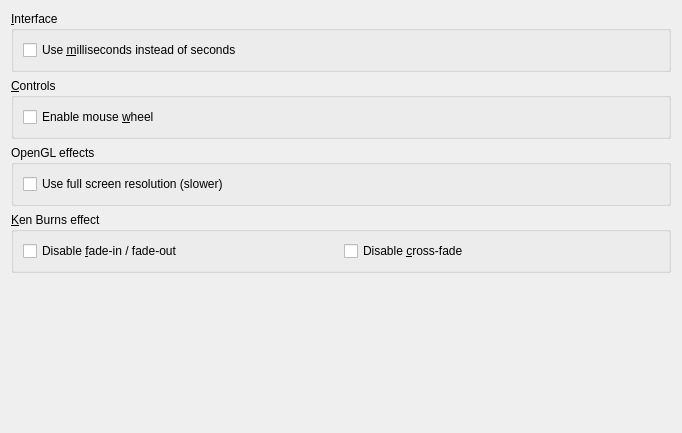
<?xml version="1.0" encoding="UTF-8"?>
<ui version="4.0">
 <class>PresentationAdvPage</class>
 <widget class="QWidget" name="PresentationAdvPage">
  <property name="geometry">
   <rect>
    <x>0</x>
    <y>0</y>
    <width>682</width>
    <height>433</height>
   </rect>
  </property>
  <layout class="QVBoxLayout" name="verticalLayout_4">
   <item>
    <widget class="QGroupBox" name="groupBox">
     <property name="sizePolicy">
      <sizepolicy hsizetype="MinimumExpanding" vsizetype="Minimum">
       <horstretch>0</horstretch>
       <verstretch>0</verstretch>
      </sizepolicy>
     </property>
     <property name="title">
      <string>&amp;Interface</string>
     </property>
     <layout class="QVBoxLayout" name="verticalLayout_2">
      <item>
       <widget class="QCheckBox" name="m_useMillisecondsCheckBox">
        <property name="sizePolicy">
         <sizepolicy hsizetype="MinimumExpanding" vsizetype="Fixed">
          <horstretch>0</horstretch>
          <verstretch>0</verstretch>
         </sizepolicy>
        </property>
        <property name="text">
         <string>Use &amp;milliseconds instead of seconds</string>
        </property>
       </widget>
      </item>
     </layout>
    </widget>
   </item>
   <item>
    <widget class="QGroupBox" name="groupBox_3">
     <property name="sizePolicy">
      <sizepolicy hsizetype="MinimumExpanding" vsizetype="Minimum">
       <horstretch>0</horstretch>
       <verstretch>0</verstretch>
      </sizepolicy>
     </property>
     <property name="title">
      <string>&amp;Controls</string>
     </property>
     <layout class="QVBoxLayout" name="verticalLayout">
      <item>
       <widget class="QCheckBox" name="m_enableMouseWheelCheckBox">
        <property name="sizePolicy">
         <sizepolicy hsizetype="MinimumExpanding" vsizetype="Fixed">
          <horstretch>0</horstretch>
          <verstretch>0</verstretch>
         </sizepolicy>
        </property>
        <property name="toolTip">
         <string>Enable mouse wheel to move between slides.</string>
        </property>
        <property name="text">
         <string>Enable mouse &amp;wheel </string>
        </property>
       </widget>
      </item>
     </layout>
    </widget>
   </item>
   <item>
    <widget class="QGroupBox" name="groupBox_4">
     <property name="title">
      <string>OpenGL effects</string>
     </property>
     <layout class="QVBoxLayout" name="verticalLayout_3">
      <item>
       <widget class="QCheckBox" name="m_openGlFullScale">
        <property name="text">
         <string>Use full screen resolution (slower)</string>
        </property>
       </widget>
      </item>
     </layout>
    </widget>
   </item>
   <item>
    <widget class="QGroupBox" name="groupBox_2">
     <property name="sizePolicy">
      <sizepolicy hsizetype="MinimumExpanding" vsizetype="Minimum">
       <horstretch>0</horstretch>
       <verstretch>0</verstretch>
      </sizepolicy>
     </property>
     <property name="title">
      <string>&amp;Ken Burns effect</string>
     </property>
     <layout class="QHBoxLayout" name="horizontalLayout_2">
      <item>
       <widget class="QCheckBox" name="m_kbDisableFadeCheckBox">
        <property name="sizePolicy">
         <sizepolicy hsizetype="MinimumExpanding" vsizetype="Minimum">
          <horstretch>0</horstretch>
          <verstretch>0</verstretch>
         </sizepolicy>
        </property>
        <property name="text">
         <string>Disable &amp;fade-in / fade-out</string>
        </property>
       </widget>
      </item>
      <item>
       <widget class="QCheckBox" name="m_kbDisableCrossfadeCheckBox">
        <property name="sizePolicy">
         <sizepolicy hsizetype="MinimumExpanding" vsizetype="Minimum">
          <horstretch>0</horstretch>
          <verstretch>0</verstretch>
         </sizepolicy>
        </property>
        <property name="text">
         <string>Disable &amp;cross-fade</string>
        </property>
       </widget>
      </item>
     </layout>
    </widget>
   </item>
   <item>
    <spacer name="verticalSpacer_3">
     <property name="orientation">
      <enum>Qt::Vertical</enum>
     </property>
     <property name="sizeHint" stdset="0">
      <size>
       <width>142</width>
       <height>119</height>
      </size>
     </property>
    </spacer>
   </item>
  </layout>
 </widget>
 <resources/>
 <connections/>
</ui>
